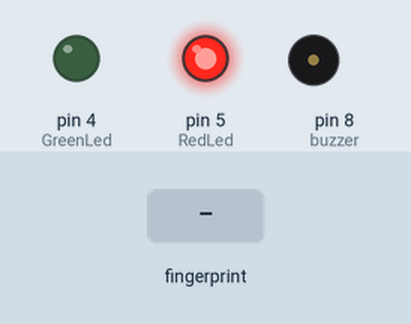
Simulated run of this sketch. Board: Arduino Uno, built with avr-gcc and run on an emulated ATmega328P. On the bench: output pins drawn as LEDs (lit = HIGH), buzzer (waves = sounding). The inputs (shaded band) are chosen by the test bench.

Above: at 2.2 s.
2.3 s: finger stored as number 1 placed on the sensor
At 3.5 s:
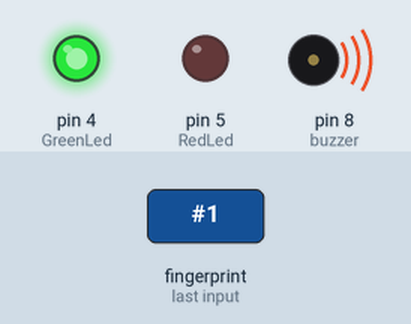
At 5.0 s:
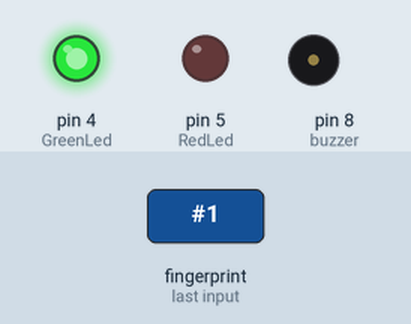
Timing chart, 0 to 6.5 s (numbered marks = the images above; inputs shaded):
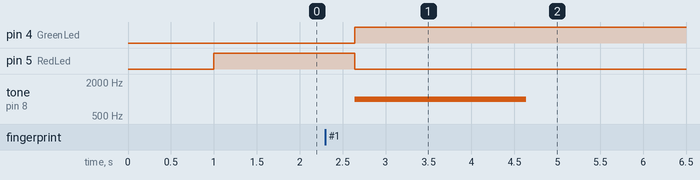

Measured:
- after the input at 2.3 s, pin 4 (GreenLed): LOW → HIGH after 0.34 s; pin 5 (RedLed): HIGH → LOW after 0.34 s; tone on pin 8 (buzzer): silent → 1000 Hz after 0.34 s, → silent 2.0 s later

The sketch:

LER_DIGITAL_COM_LED_SOM.ino
```cpp
#include <Adafruit_Fingerprint.h>
#include <SoftwareSerial.h>

int getFingerprintIDez();
int GreenLed = 4;
int RedLed = 5;
const int buzzer = 8;

// pin #2 is IN from sensor (GREEN wire)
// pin #3 is OUT from arduino  (YELLOW wire)

SoftwareSerial mySerial(2, 3);  //activates serial communication on pin 2 & 3

Adafruit_Fingerprint finger = Adafruit_Fingerprint(&mySerial);

void setup()
{
  Serial.begin(9600);  // initialize the serial communications:
  pinMode(4, OUTPUT);  // set pin 4 as output. green LED connected
  pinMode(5, OUTPUT);  // set pin 5 as output. red LED connected
  finger.begin(57600);  // set the data rate for the sensor serial port
  digitalWrite(RedLed, HIGH);
  pinMode(buzzer, OUTPUT);
}


void loop()  // run over and over again
{
  getFingerprintID();
  delay(100);
}

uint8_t getFingerprintID()
{
  uint8_t p = finger.getImage();

  switch (p)
  {
    case FINGERPRINT_OK:
      break;
    case FINGERPRINT_NOFINGER:
      return p;
    case FINGERPRINT_PACKETRECIEVEERR:
      return p;
    case FINGERPRINT_IMAGEFAIL:
      return p;
    default:
      return p;
  }

  p = finger.image2Tz();
  switch (p)
  {
    case FINGERPRINT_OK:
      break;
    case FINGERPRINT_IMAGEMESS:
      return p;
    case FINGERPRINT_PACKETRECIEVEERR:
      return p;
    case FINGERPRINT_FEATUREFAIL:
      return p;
    case FINGERPRINT_INVALIDIMAGE:
      return p;
    default:
      return p;
  }

  // match finger with stored ID#
  p = finger.fingerFastSearch();
  if (p == FINGERPRINT_OK)
  {
    digitalWrite(GreenLed, HIGH);  //turn on green LED and Relay if finger ID is match
    digitalWrite(RedLed, LOW);  //red LED is OFF
    tone(buzzer, 1000); // Send 1KHz sound signal...
    delay(2000);        // ...for 1 sec
    noTone(buzzer);     // Stop sound...
    delay(1000);        // ...for 1sec

  }
  else if (p == FINGERPRINT_NOTFOUND)
  {
    digitalWrite(GreenLed, LOW); //turn off green LED and Relay if finger do not match
    digitalWrite(RedLed, HIGH);  //red LED is ON
    return p;
  }
  else
  {
    return p;
  }

}

// returns ID#
int getFingerprintIDez() {
  uint8_t p = finger.getImage();
  if (p != FINGERPRINT_OK)  return -1;

  p = finger.image2Tz();
  if (p != FINGERPRINT_OK)  return -1;

  p = finger.fingerFastSearch();
  if (p != FINGERPRINT_OK)  return -1;

}
```
